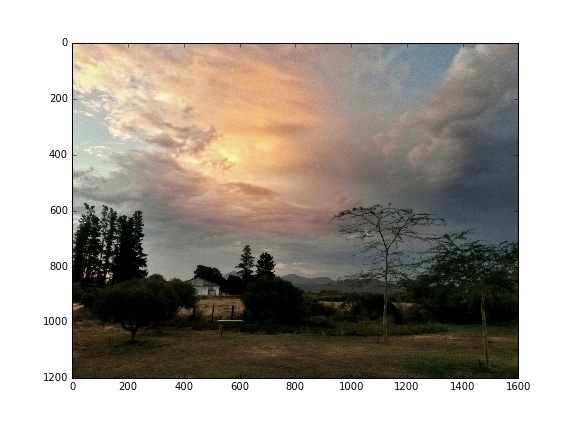
#> input picture notebooks/visuals/112905264@N07_25505382326_raw.jpg, 576 x 432 px, given as the content of the folder ../data/images/LANDSCAPE, which was not available
$ jupyter execute --allow-errors 'Demonstrate Featurization.ipynb'   (shell and % lines are left out)   (older library calls are emulated)   (text cells are left out)
#> lines starting #> are read from the running program, lines starting #| are printed output that depends on the picture; after the words box and inside, x2 and y2 are one past the last pixel; in counts of white or black regions, pixels touching at a corner belong together; pictures that were not available may be replaced by others from this repository, and a replacement may not be noted
### common/img_data_functions.py
"""A module with useful functions for manipulation of raw image data."""
from scipy import misc
import numpy as np
from skimage import color


def read_image(filename):
    """Read an image from the disk and output data arrays."""
    image_array_rgb = misc.imread(filename, mode='RGB')
#> image_array_rgb is the input picture: shape (432, 576, 3); mean R, G, B 168, 161.7, 153.7
    #  image_array_grey = misc.imread(filename, flatten=True, mode='F')
    image_array_grey = color.rgb2grey(image_array_rgb)*255
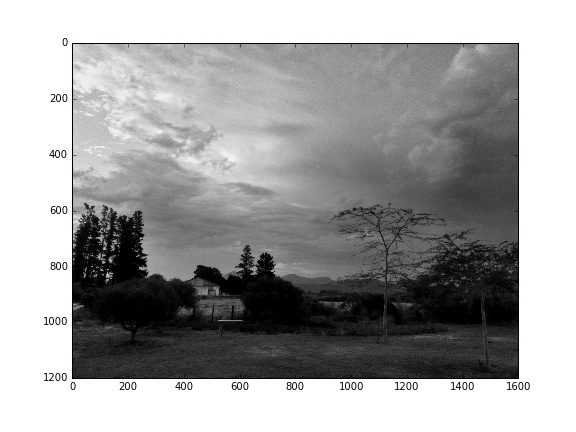
#> image_array_grey: shape (432, 576) float64; min 0, max 255, mean 162.5
    image_array_luv = color.rgb2luv(image_array_rgb)
#> image_array_luv: shape (432, 576, 3) float64; mean of channels 0, 1, 2 65, 4.6, 6
    return image_array_rgb, image_array_grey, image_array_luv


# [28 lines left out: function custom_hist, not called in this run]

### notebooks/Demonstrate Featurization.ipynb
[cell 1]
import numpy as np
import os
from sklearn.feature_extraction import image
from sklearn.neighbors import KNeighborsRegressor
from sklearn.cluster import KMeans
from skimage import exposure, filters, feature
from scipy import misc
import matplotlib.pyplot as plt
from common.img_data_functions import read_image
from copy import copy
from mpl_toolkits.mplot3d import Axes3D

[cell 2]
name = np.random.choice(np.array(os.listdir('../data/images/LANDSCAPE')), 1)[0]

[cell 3]
name_simple = name[:name.find('.jpg')]

[cell 4]
(image_array_rgb, image_array_grey,
 image_array_luv) = read_image('../data/images/LANDSCAPE/{}'.format(name))

[cell 5]
plt.figure(figsize=(8,6))
plt.imshow(image_array_rgb)
plt.savefig('visuals/{}_raw.jpg'.format(name_simple))

[cell 6]
image_array_grey_scaled = image_array_grey/255
image_array_rgb_scaled = image_array_rgb/255

[cell 7]
plt.figure(figsize=(8,6))
test = filters.sobel(image_array_grey_scaled)
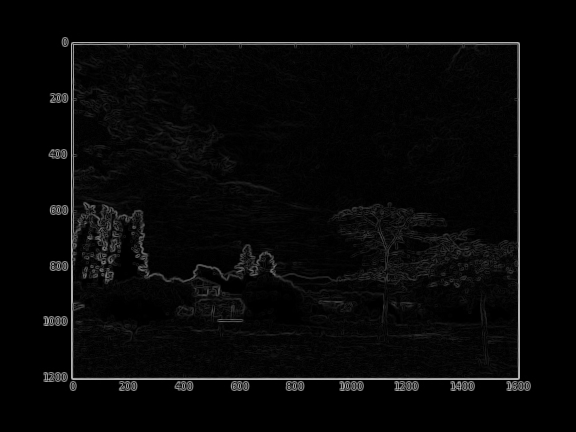
#> test: shape (432, 576) float64; min 0, max 0.73, mean 0.0302
plt.imshow(test, cmap="Greys_r")
plt.title("Sobel Gradient")
plt.savefig('visuals/{}_sobel.jpg'.format(name_simple))

[cell 8]
plt.figure(figsize=(8,6))
test.var()
plt.title("Sobel Gradient Distribution")
plt.hist(test.flatten(), bins=40, histtype='step')
plt.savefig('visuals/{}_sobel_dist.jpg'.format(name_simple))
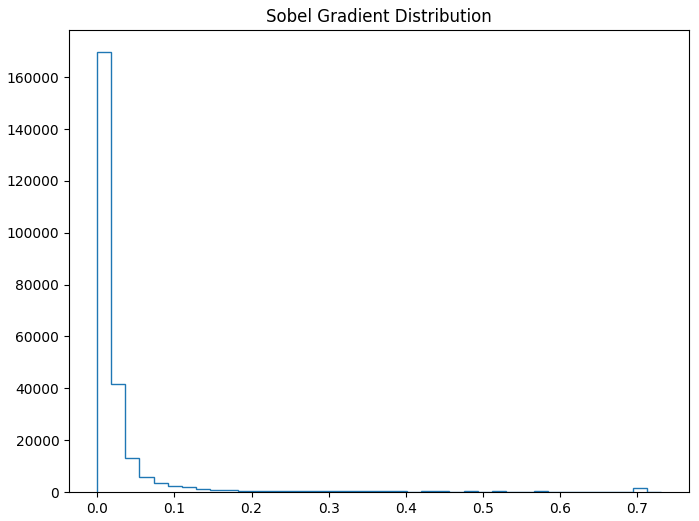
#> figure drawn by matplotlib, 1 panel

[cell 9]
plt.figure(figsize=(8,6))
test2 = feature.canny(image_array_grey_scaled, sigma=1)
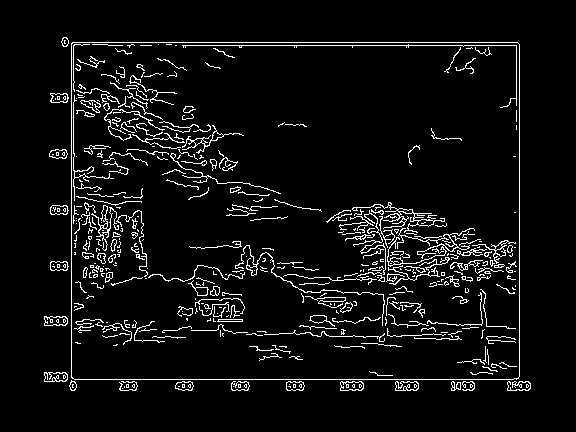
#> test2: shape (432, 576) bool; 5.9% white in thin lines or dots, all inside (x1, y1, x2, y2) = (44, 37, 531, 391)
plt.imshow(test2, cmap="Greys_r")
plt.title("Canny Gradient")
plt.savefig('visuals/{}_canny.jpg'.format(name_simple))

[cell 10]
# print np.sum(test2 == True)/float(np.sum(test2 == False))
plt.figure(figsize=(8,6))
plt.title("Canny Gradient Distribution")
#> (the rest of this cell did not finish here and is left out)

[cell 11]
plt.figure(figsize=(8,6))
plt.title("Laplace Gradient")
test5 = filters.laplace(image_array_grey_scaled, ksize=3)
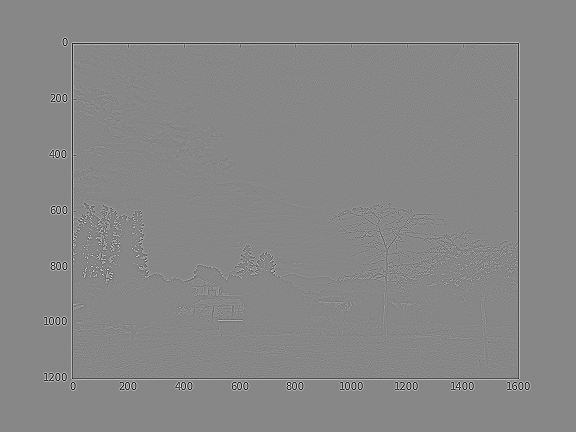
#> test5: shape (432, 576) float64; min -2.58, max 2.28, mean 4.35e-19; drawn with min black and max white
plt.imshow(test5, cmap="Greys_r")
plt.savefig('visuals/{}_laplace.jpg'.format(name_simple))

[cell 12]
plt.figure(figsize=(8,6))
test5.var()
plt.title("Laplace Gradient Distribution")
plt.hist(test5.flatten(), bins=40, histtype='step')
plt.savefig('visuals/{}_laplace_dist.jpg'.format(name_simple))
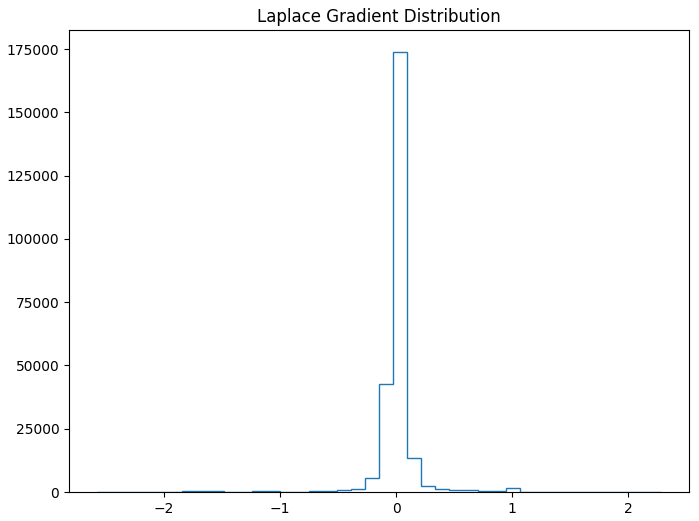
#> figure drawn by matplotlib, 1 panel

[cell 13]
def find_dominant_colors(color_array, num_colors):
    """
    Find the [num_colors] dominant colors in an RGB immage using KMeans cluter.

    INPUTS:
    color_array | A 3D Numpy Array of the RGB channels.
    num_colors | Number of color centers to return.

    OUTPUTS:
    dom_colors | A 2D Numpy Array of the dominant RGB colors with shape:
                 [num_colors, 3]
    """
    X = np.concatenate((color_array[:, :, 0].flatten().reshape((-1, 1)),
                        color_array[:, :, 1].flatten().reshape((-1, 1)),
                        color_array[:, :, 2].flatten().reshape((-1, 1))),
                       axis=1)
    model = KMeans(n_clusters=num_colors, n_jobs=20, n_init=4)
    X_out = model.fit_predict(X)
    return model, X_out

[cell 14]
dims = image_array_rgb.shape
#> dims = (432, 576, 3)

[cell 15]
n = 10
#> (the rest of this cell did not finish here and is left out)


#> (a cell that did not finish here is left out)

[cell 17]
plt.figure(figsize=(8,6))
#> (the rest of this cell did not finish here and is left out)

[cell 18]
fig = plt.figure(figsize=(8,6))
ax = fig.add_subplot(111, projection='3d')
#> (the rest of this cell did not finish here and is left out)

[cell 19]
red = image_array_rgb[:,:,0].astype(int)
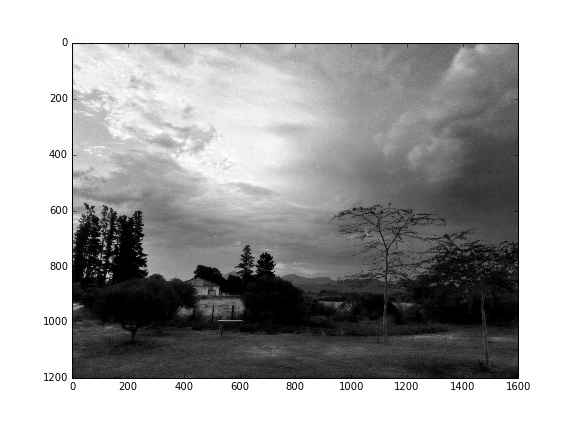
#> red: shape (432, 576) int64; min 0, max 255, mean 168
green = image_array_rgb[:,:,1].astype(int)
blue = image_array_rgb[:,:,2].astype(int)
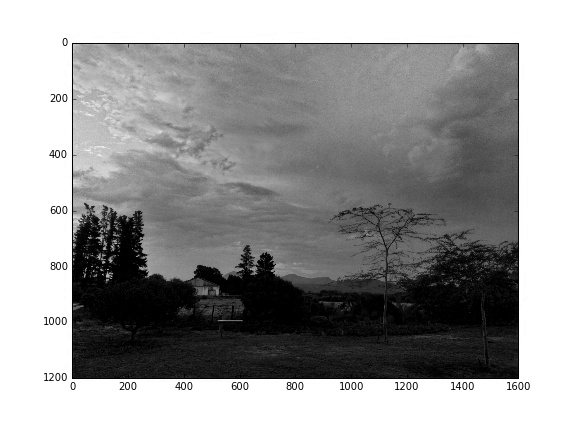
#> blue: shape (432, 576) int64; min 0, max 255, mean 153.7


f, (ax1, ax2, ax3) = plt.subplots(1, 3)
f.set_size_inches(12, 4)
ax1.imshow(red, cmap="Greys_r")
ax2.imshow(green, cmap="Greys_r")
ax3.imshow(blue, cmap="Greys_r")
ax1.set_title("Red", fontdict={'fontsize':25})
ax2.set_title("Green", fontdict={'fontsize':25})
ax3.set_title("Blue", fontdict={'fontsize':25})
plt.savefig('visuals/{}_RGB.jpg'.format(name_simple))

[cell 20]
f, (ax1, ax2, ax3) = plt.subplots(1, 3)
f.set_size_inches(15, 4)
ax1.hist(red.flatten(), bins=255, color='r', histtype='step')
ax2.hist(green.flatten(), bins=255, color='g', histtype='step')
ax3.hist(blue.flatten(), bins=255, color='b', histtype='step')
ax1.set_title("Red Distribution", fontdict={'fontsize':25})
ax2.set_title("Green Distribution", fontdict={'fontsize':25})
ax3.set_title("Blue Distribution", fontdict={'fontsize':25})
#plt.legend(handles=[red_hist, blue_hist, green_hist])
plt.savefig('visuals/{}_RGB_dist.jpg'.format(name_simple))
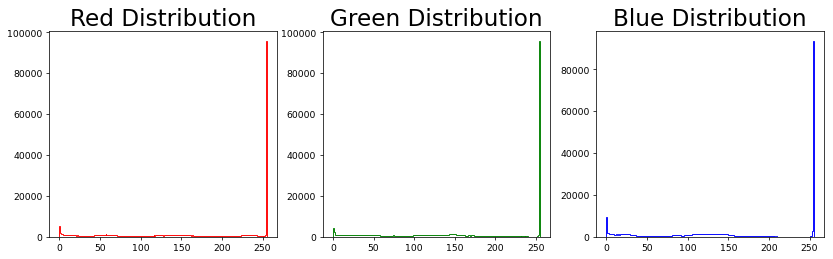
#> figure drawn by matplotlib, 3 panels

[cell 21]
grey = image_array_grey.astype(int)
plt.figure(figsize=(8, 6))
plt.imshow(grey, cmap="Greys_r")
plt.title("Grey", fontdict={'fontsize':25})
plt.savefig('visuals/{}_grey.jpg'.format(name_simple))

[cell 22]
plt.figure(figsize=(6, 4))
plt.hist(grey.flatten(), bins=255, color='k', histtype='step')
plt.title("Grey Distribution", fontdict={'fontsize':25})
plt.savefig('visuals/{}_grey_dist.jpg'.format(name_simple))
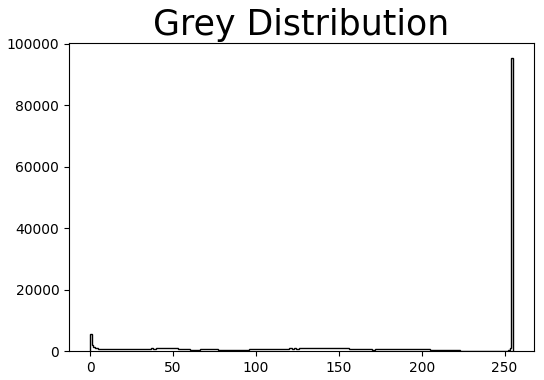
#> figure drawn by matplotlib, 1 panel
